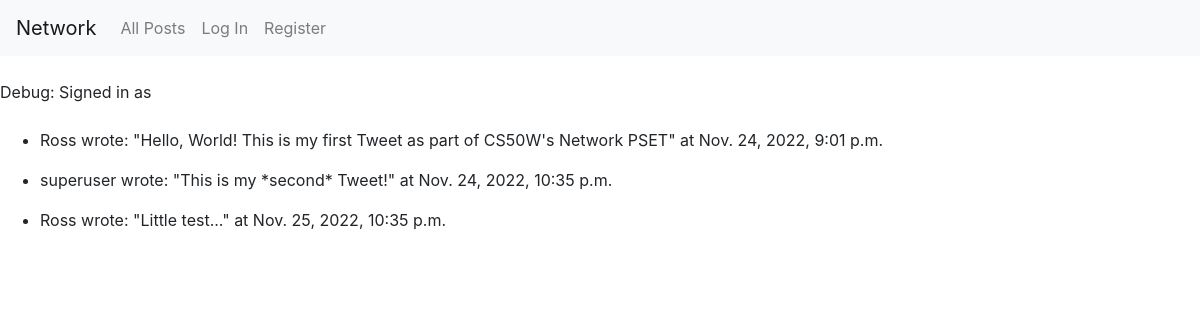
The page /allPosts on the database as committed earlier.
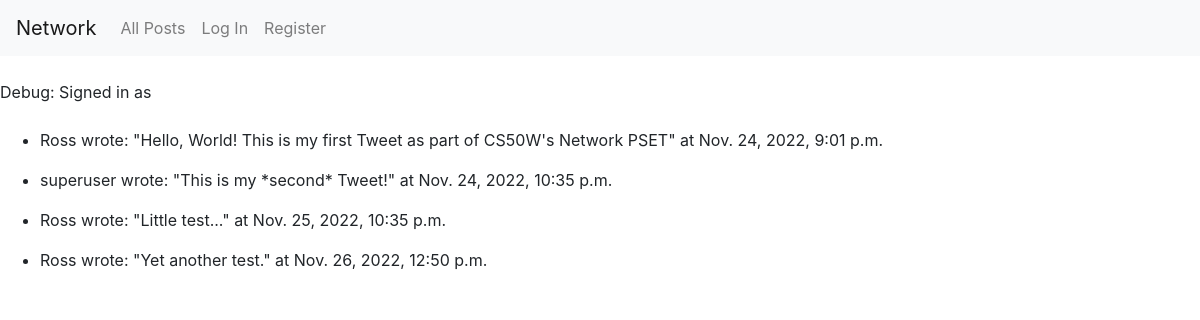
The same page on the database as committed later.
### network/models.py (models this page shows)
class Tweet(models.Model):
    author = models.ForeignKey(User, on_delete=models.CASCADE)
    tweetText = models.CharField(max_length=255)
    posted = models.DateTimeField(auto_now_add=True)

class User(AbstractUser):
    pass

### network/views.py (the view)
# urls.py: path("allPosts", views.allPosts, name="allPosts")
def allPosts(request):
    tweets = Tweet.objects.all()
    print(tweets)
    return render(request, "network/allPosts.html", {
        "tweets": tweets
    })

### network/templates/network/allPosts.html
{% extends "network/layout.html" %}
{% block body %}
<br>
Debug: Signed in as <strong>{{ user.username }}</strong>
<br>
<br>
{% for tweet in tweets %}
<ul>
     <li>{{tweet.author}} wrote: "{{tweet.tweetText}}" at {{tweet.posted}} </li>
</ul>
{% endfor %}
{% endblock %}

Rows that differ between the two databases and show on the page:
added Tweet: author "Ross", tweetText "Yet another test.", posted "Nov. 26, 2022, 12:50 p.m."
